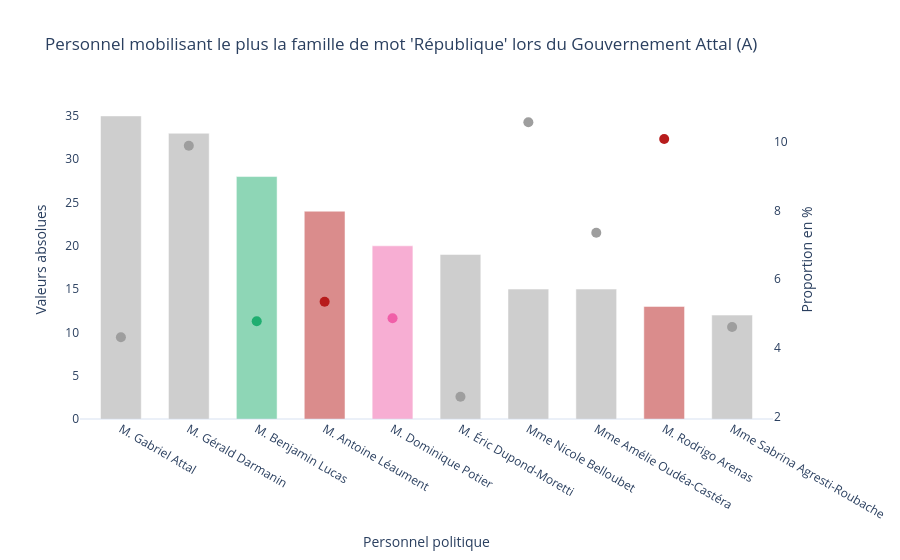

Source (notebook cell):
### Markdown cell above
##### Projet de loi "pour une école de la confiance"

### Code cell
diachronique_séquences_personnel(
    df,
    couleurs_groupes=couleurs_groupes,
    date_debut="2024-01-09", date_fin="2024-09-05", 
    periode="intervalle",
    seuil_min_true=5,
    top_n=10,
    titre="Personnel mobilisant le plus la famille de mot 'République' lors du Gouvernement Attal (A)"
)

### Figure 1 — Plotly figure (JSON) as saved in the notebook; plotly's stock layout.template omitted (floating-point values rounded to 4 significant figures)
{"data": [{"hovertemplate": "<b>nom_orateur_clean</b><br>Occurrences : %{y}<extra></extra>", "marker": {"color": "#9E9E9E"}, "name": "M. Gabriel Attal (VA)", "opacity": 0.5, "showlegend": false, "type": "bar", "x": ["M. Gabriel Attal"], "y": [35], "yaxis": "y"}, {"hovertemplate": "<b>nom_orateur_clean</b><br>Proportion : %{y}<extra></extra>", "line": {"color": "#9E9E9E", "width": 3}, "marker": {"size": 10, "symbol": "circle"}, "name": "M. Gabriel Attal (%)", "showlegend": false, "type": "scatter", "x": ["M. Gabriel Attal"], "y": [4.316], "yaxis": "y2"}, {"hovertemplate": "<b>nom_orateur_clean</b><br>Occurrences : %{y}<extra></extra>", "marker": {"color": "#9E9E9E"}, "name": "M. Gérald Darmanin (VA)", "opacity": 0.5, "showlegend": false, "type": "bar", "x": ["M. Gérald Darmanin"], "y": [33], "yaxis": "y"}, {"hovertemplate": "<b>nom_orateur_clean</b><br>Proportion : %{y}<extra></extra>", "line": {"color": "#9E9E9E", "width": 3}, "marker": {"size": 10, "symbol": "circle"}, "name": "M. Gérald Darmanin (%)", "showlegend": false, "type": "scatter", "x": ["M. Gérald Darmanin"], "y": [9.88], "yaxis": "y2"}, {"hovertemplate": "<b>nom_orateur_clean</b><br>Occurrences : %{y}<extra></extra>", "marker": {"color": "#1FAE70"}, "name": "M. Benjamin Lucas (VA)", "opacity": 0.5, "showlegend": false, "type": "bar", "x": ["M. Benjamin Lucas"], "y": [28], "yaxis": "y"}, {"hovertemplate": "<b>nom_orateur_clean</b><br>Proportion : %{y}<extra></extra>", "line": {"color": "#1FAE70", "width": 3}, "marker": {"size": 10, "symbol": "circle"}, "name": "M. Benjamin Lucas (%)", "showlegend": false, "type": "scatter", "x": ["M. Benjamin Lucas"], "y": [4.778], "yaxis": "y2"}, {"hovertemplate": "<b>nom_orateur_clean</b><br>Occurrences : %{y}<extra></extra>", "marker": {"color": "#B71C1C"}, "name": "M. Antoine Léaument (VA)", "opacity": 0.5, "showlegend": false, "type": "bar", "x": ["M. Antoine Léaument"], "y": [24], "yaxis": "y"}, {"hovertemplate": "<b>nom_orateur_clean</b><br>Proportion : %{y}<extra></extra>", "line": {"color": "#B71C1C", "width": 3}, "marker": {"size": 10, "symbol": "circle"}, "name": "M. Antoine Léaument (%)", "showlegend": false, "type": "scatter", "x": ["M. Antoine Léaument"], "y": [5.345], "yaxis": "y2"}, {"hovertemplate": "<b>nom_orateur_clean</b><br>Occurrences : %{y}<extra></extra>", "marker": {"color": "#F05FA8"}, "name": "M. Dominique Potier (VA)", "opacity": 0.5, "showlegend": false, "type": "bar", "x": ["M. Dominique Potier"], "y": [20], "yaxis": "y"}, {"hovertemplate": "<b>nom_orateur_clean</b><br>Proportion : %{y}<extra></extra>", "line": {"color": "#F05FA8", "width": 3}, "marker": {"size": 10, "symbol": "circle"}, "name": "M. Dominique Potier (%)", "showlegend": false, "type": "scatter", "x": ["M. Dominique Potier"], "y": [4.866], "yaxis": "y2"}, {"hovertemplate": "<b>nom_orateur_clean</b><br>Occurrences : %{y}<extra></extra>", "marker": {"color": "#9E9E9E"}, "name": "M. Éric Dupond-Moretti (VA)", "opacity": 0.5, "showlegend": false, "type": "bar", "x": ["M. Éric Dupond-Moretti"], "y": [19], "yaxis": "y"}, {"hovertemplate": "<b>nom_orateur_clean</b><br>Proportion : %{y}<extra></extra>", "line": {"color": "#9E9E9E", "width": 3}, "marker": {"size": 10, "symbol": "circle"}, "name": "M. Éric Dupond-Moretti (%)", "showlegend": false, "type": "scatter", "x": ["M. Éric Dupond-Moretti"], "y": [2.585], "yaxis": "y2"}, {"hovertemplate": "<b>nom_orateur_clean</b><br>Occurrences : %{y}<extra></extra>", "marker": {"color": "#9E9E9E"}, "name": "Mme Nicole Belloubet (VA)", "opacity": 0.5, "showlegend": false, "type": "bar", "x": ["Mme Nicole Belloubet"], "y": [15], "yaxis": "y"}, {"hovertemplate": "<b>nom_orateur_clean</b><br>Proportion : %{y}<extra></extra>", "line": {"color": "#9E9E9E", "width": 3}, "marker": {"size": 10, "symbol": "circle"}, "name": "Mme Nicole Belloubet (%)", "showlegend": false, "type": "scatter", "x": ["Mme Nicole Belloubet"], "y": [10.56], "yaxis": "y2"}, {"hovertemplate": "<b>nom_orateur_clean</b><br>Occurrences : %{y}<extra></extra>", "marker": {"color": "#9E9E9E"}, "name": "Mme Amélie Oudéa-Castéra (VA)", "opacity": 0.5, "showlegend": false, "type": "bar", "x": ["Mme Amélie Oudéa-Castéra"], "y": [15], "yaxis": "y"}, {"hovertemplate": "<b>nom_orateur_clean</b><br>Proportion : %{y}<extra></extra>", "line": {"color": "#9E9E9E", "width": 3}, "marker": {"size": 10, "symbol": "circle"}, "name": "Mme Amélie Oudéa-Castéra (%)", "showlegend": false, "type": "scatter", "x": ["Mme Amélie Oudéa-Castéra"], "y": [7.353], "yaxis": "y2"}, {"hovertemplate": "<b>nom_orateur_clean</b><br>Occurrences : %{y}<extra></extra>", "marker": {"color": "#B71C1C"}, "name": "M. Rodrigo Arenas (VA)", "opacity": 0.5, "showlegend": false, "type": "bar", "x": ["M. Rodrigo Arenas"], "y": [13], "yaxis": "y"}, {"hovertemplate": "<b>nom_orateur_clean</b><br>Proportion : %{y}<extra></extra>", "line": {"color": "#B71C1C", "width": 3}, "marker": {"size": 10, "symbol": "circle"}, "name": "M. Rodrigo Arenas (%)", "showlegend": false, "type": "scatter", "x": ["M. Rodrigo Arenas"], "y": [10.08], "yaxis": "y2"}, {"hovertemplate": "<b>nom_orateur_clean</b><br>Occurrences : %{y}<extra></extra>", "marker": {"color": "#9E9E9E"}, "name": "Mme Sabrina Agresti-Roubache (VA)", "opacity": 0.5, "showlegend": false, "type": "bar", "x": ["Mme Sabrina Agresti-Roubache"], "y": [12], "yaxis": "y"}, {"hovertemplate": "<b>nom_orateur_clean</b><br>Proportion : %{y}<extra></extra>", "line": {"color": "#9E9E9E", "width": 3}, "marker": {"size": 10, "symbol": "circle"}, "name": "Mme Sabrina Agresti-Roubache (%)", "showlegend": false, "type": "scatter", "x": ["Mme Sabrina Agresti-Roubache"], "y": [4.615], "yaxis": "y2"}], "layout": {"bargap": 0.4, "legend": {"bgcolor": "rgba(255,255,255,0.7)", "x": 0.75, "y": 1.15}, "title": {"text": "Personnel mobilisant le plus la famille de mot 'République' lors du Gouvernement Attal (A)"}, "xaxis": {"title": {"text": "Personnel politique"}}, "yaxis": {"showgrid": false, "title": {"text": "Valeurs absolues"}}, "yaxis2": {"overlaying": "y", "showgrid": false, "side": "right", "title": {"text": "Proportion en %"}}}}
